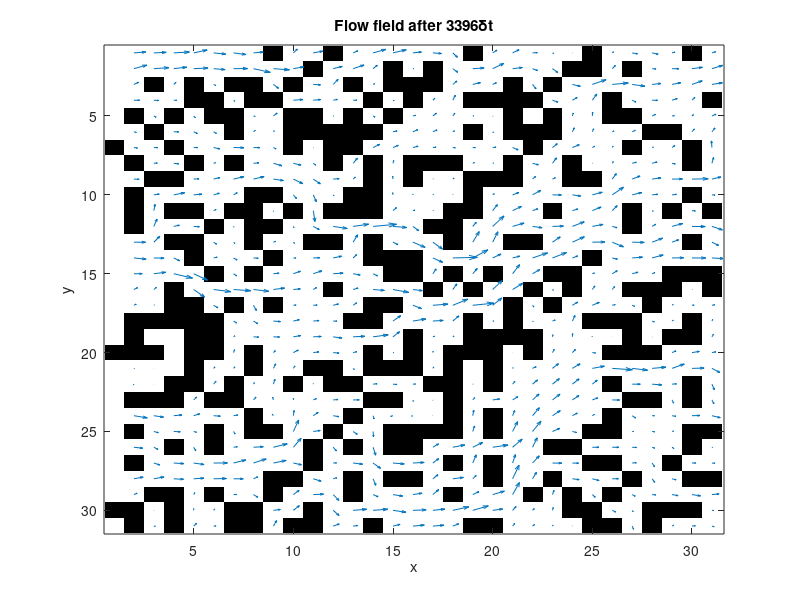

This figure's MATLAB source:
% 2D Lattice Boltzmann (BGK) model of a fluid.
%  c4  c3   c2  D2Q9 model. At each timestep, particle densities propagate
%    \  |  /    outwards in the directions indicated in the figure. An
%  c5 -c9 - c1  equivalent 'equilibrium' density is found, and the densities
%    /  |  \    relax towards that state, in a proportion governed by omega.
%  c6  c7   c8      Iain Haslam, March 2006.
omega=1.0; density=1.0; t1=4/9; t2=1/9; t3=1/36; c_squ=1/3; nx=31; ny=31;
F=repmat(density/9,[nx ny 9]); FEQ=F; msize=nx*ny; CI=[0:msize:msize*7];
%a=repmat(-15:15,[31,1]);BOUND=(a.^2+a'.^2)<16;BOUND(1:nx,[1 ny])=1;
%BOUND=zeros(nx,ny);BOUND(1:nx,1)=1;%open channel
BOUND=rand(nx,ny)>0.7; %extremely porous random domain
ON=find(BOUND); %matrix offset of each Occupied Node
TO_REFLECT=[ON+CI(1) ON+CI(2) ON+CI(3) ON+CI(4) ...
            ON+CI(5) ON+CI(6) ON+CI(7) ON+CI(8)];
REFLECTED= [ON+CI(5) ON+CI(6) ON+CI(7) ON+CI(8) ...
            ON+CI(1) ON+CI(2) ON+CI(3) ON+CI(4)];
avu=1; prevavu=1; ts=0; deltaU=1e-7; numactivenodes=sum(sum(1-BOUND));
while (ts<4000 & 1e-10<abs((prevavu-avu)/avu)) | ts<100
    % Propagate
    F(:,:,4)=F([2:nx 1],[ny 1:ny-1],4);F(:,:,3)=F(:,[ny 1:ny-1],3);
    F(:,:,2)=F([nx 1:nx-1],[ny 1:ny-1],2);F(:,:,5)=F([2:nx 1],:,5);
    F(:,:,1)=F([nx 1:nx-1],:,1);F(:,:,6)=F([2:nx 1],[2:ny 1],6);
    F(:,:,7)=F(:,[2:ny 1],7); F(:,:,8)=F([nx 1:nx-1],[2:ny 1],8);
    BOUNCEDBACK=F(TO_REFLECT); %Densities bouncing back at next timestep
    DENSITY=sum(F,3);
    UX=(sum(F(:,:,[1 2 8]),3)-sum(F(:,:,[4 5 6]),3))./DENSITY;
    UY=(sum(F(:,:,[2 3 4]),3)-sum(F(:,:,[6 7 8]),3))./DENSITY;
    UX(1,1:ny)=UX(1,1:ny)+deltaU; %Increase inlet pressure
    UX(ON)=0; UY(ON)=0; DENSITY(ON)=0;
    U_SQU=UX.^2+UY.^2; U_C2=UX+UY; U_C4=-UX+UY; U_C6=-U_C2; U_C8=-U_C4;
    % Calculate equilibrium distribution: stationary
    FEQ(:,:,9)=t1*DENSITY.*(1-U_SQU/(2*c_squ));
    % nearest-neighbours
    FEQ(:,:,1)=t2*DENSITY.*(1+UX/c_squ+0.5*(UX/c_squ).^2-U_SQU/(2*c_squ));
    FEQ(:,:,3)=t2*DENSITY.*(1+UY/c_squ+0.5*(UY/c_squ).^2-U_SQU/(2*c_squ));
    FEQ(:,:,5)=t2*DENSITY.*(1-UX/c_squ+0.5*(UX/c_squ).^2-U_SQU/(2*c_squ));
    FEQ(:,:,7)=t2*DENSITY.*(1-UY/c_squ+0.5*(UY/c_squ).^2-U_SQU/(2*c_squ));
    % next-nearest neighbours
    FEQ(:,:,2)=t3*DENSITY.*(1+U_C2/c_squ+0.5*(U_C2/c_squ).^2-U_SQU/(2*c_squ));
    FEQ(:,:,4)=t3*DENSITY.*(1+U_C4/c_squ+0.5*(U_C4/c_squ).^2-U_SQU/(2*c_squ));
    FEQ(:,:,6)=t3*DENSITY.*(1+U_C6/c_squ+0.5*(U_C6/c_squ).^2-U_SQU/(2*c_squ));
    FEQ(:,:,8)=t3*DENSITY.*(1+U_C8/c_squ+0.5*(U_C8/c_squ).^2-U_SQU/(2*c_squ));
    F=omega*FEQ+(1-omega)*F;
    F(REFLECTED)=BOUNCEDBACK;
    prevavu=avu;avu=sum(sum(UX))/numactivenodes; ts=ts+1;
end
figure;colormap(gray(2));image(2-BOUND');hold on;
quiver(2:nx,1:ny,UX(2:nx,:)',UY(2:nx,:)');
title(['Flow field after ',num2str(ts),'\deltat']);xlabel('x');ylabel('y');
